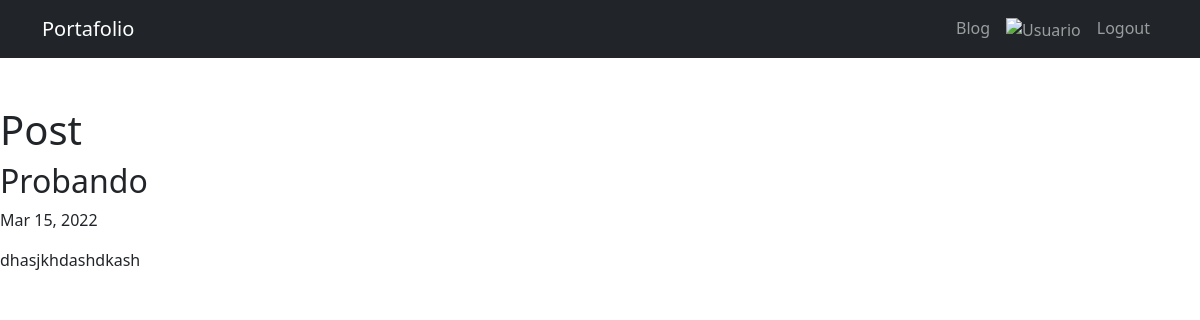
Before: /blog/1 (signed in) with the older database file.
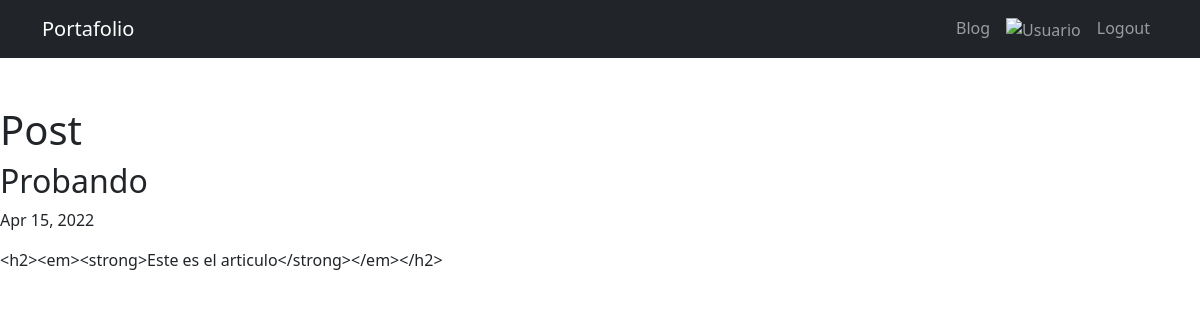
After: the same page with the newer database file.
### blog/models.py (models this page shows, shortened)
class Post(models.Model):
    title = models.CharField(max_length=100)
    subtitle = models.CharField(max_length=200, null=True)
    description = RichTextField(blank=True,null=True)
    author = models.CharField(max_length=100, default=True)
    date = models.DateField(default=datetime.date.today)
    imagen = models.ImageField(upload_to='blog/images', blank=True,null=True)

### blog/views.py (the view)
# urls.py: path('<int:post_id>', views.post_id, name="post_id"),
def post_id(request, post_id):
    post = get_object_or_404(Post, pk=post_id)
    return render(request, 'post_id.html',{'post':post})

### blog/templates/post_id.html
{% extends "layout.html"%}
{% block content %}
    <h1>Post</h1>
    <h2>{{post.title}}</h2>
    <p>{{post.date|date:'M d, Y'}}</p>
    <p>{{post.description}}</p>
{% endblock %}

Changed rows visible on the page:
changed Post "Probando": date "Mar 15, 2022" → "Apr 15, 2022"; description "dhasjkhdashdkash" → "<h2><em><strong>Este es el articulo</strong></em></h2>"
